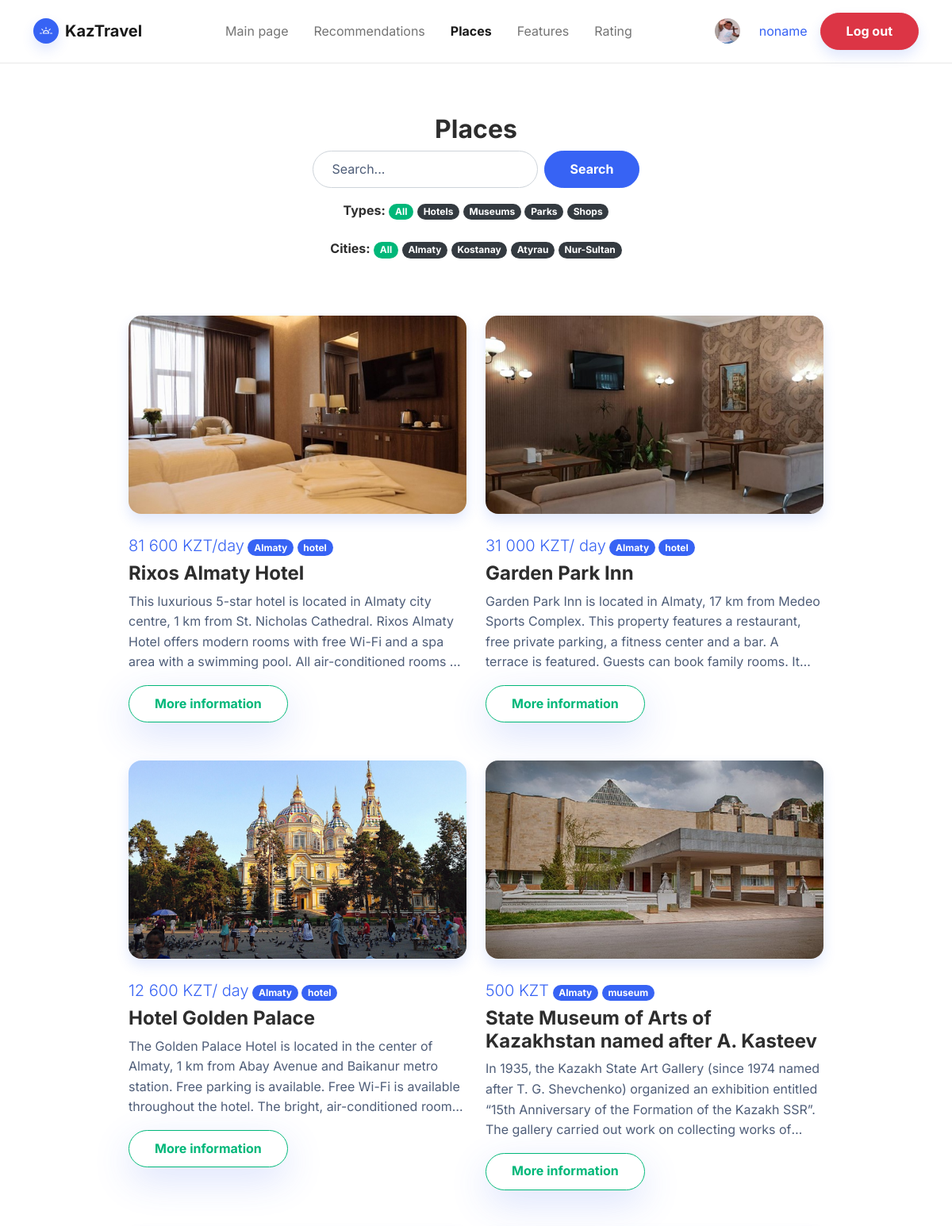
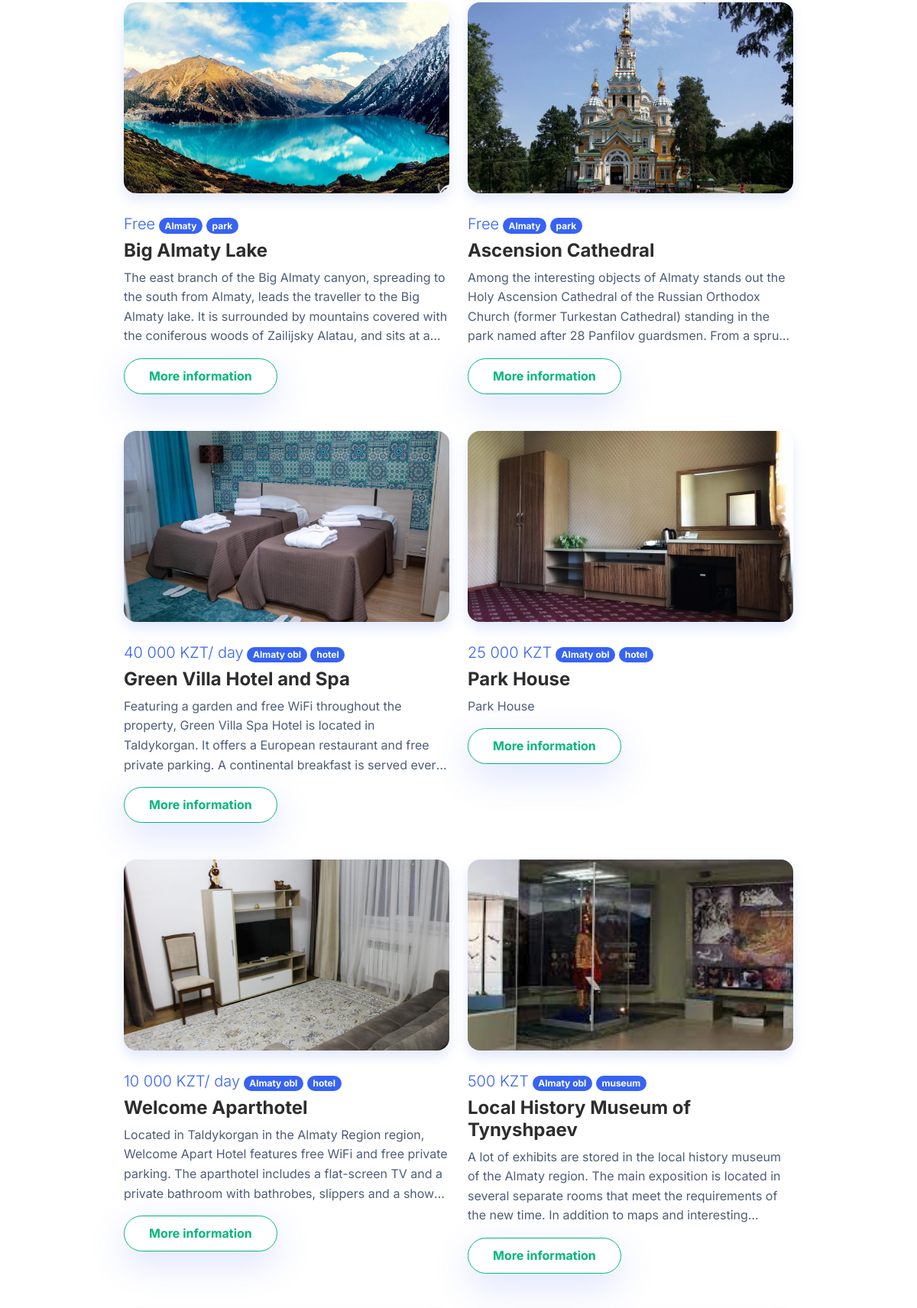
The page /places/ (signed in, upper part) on the database its author committed (2 pictures, top to bottom).
### project/models.py (models this page shows, shortened)
class Profile(models.Model):
    user = models.OneToOneField(User, on_delete=models.CASCADE)
    username = models.CharField(max_length=25, default='user')
    firstname = models.CharField(max_length=25, default='firstname', blank=False)
    lastname = models.CharField(max_length=25, default='lastname', blank=False)
    auth_token = models.CharField(max_length=100)
    is_verified = models.BooleanField(default=False)
    created_at = models.DateTimeField(auto_now_add=True)
    avatar = ImageField(verbose_name='Photo', null=True, max_length=100, upload_to='images/avatars', default='images/avatars/user.webp')

class Places(models.Model):
    name = models.TextField(verbose_name='Name:', max_length=300)
    description = models.TextField(verbose_name='Description:', max_length=1000)
    price = models.TextField(verbose_name='Price:', max_length=50)
    city = models.CharField(verbose_name='City', choices=City, max_length=40)
    type = models.CharField(verbose_name='Type', choices=Type, max_length=40)
    recommend_1 = models.BooleanField(default=False)
    recommend_2 = models.BooleanField(default=False)
    visits = models.IntegerField(default=0)
    pic = ImageField(verbose_name='Picture', null=True, blank=True, max_length=100, upload_to='images/places')
    class Meta:
        verbose_name = 'Place'
        verbose_name_plural = 'Places'

### project/views.py (the view)
# urls.py: path('places/', places, name="places"),
@login_required(login_url='/login/')
def places(request):
    template = 'places.html'
    context = {
        'places': Places.objects.all(),
        'profile': Profile.objects.filter(username=request.user.username).first()
    }
    return render(request, template, context)

### project/templates/places.html (shortened to what this page needs)
<!doctype html>
<html lang="en">
<head>
    {% load static %}
    <link href="https://cdn.jsdelivr.net/npm/bootstrap@5.1.3/dist/css/bootstrap.min.css" rel="stylesheet">
     <link href="{% static 'css/places.css' %}" rel="stylesheet" type="text/css">
     <link href="{% static 'css/bootstrap.min.css' %}" rel="stylesheet" type="text/css">
</head>
<body>
<nav class="navbar navbar-light navbar-expand-md fixed-top navbar-shrink py-3" id="mainNav">
    <div class="container"><a class="navbar-brand d-flex align-items-center" href="/"><span
            class="bs-icon-sm bs-icon-circle bs-icon-primary shadow d-flex justify-content-center align-items-center me-2 bs-icon"></span><span>KazTravel</span></a>
        <div class="collapse navbar-collapse" id="navcol-1">
            <ul class="navbar-nav mx-auto">
                <li class="nav-item"><a class="nav-link" href="/">Main page</a></li>
                <li class="nav-item"><a class="nav-link" href="/recommendations">Recommendations</a></li>
                <li class="nav-item"><a class="nav-link active" href="/places">Places</a></li>
                <li class="nav-item"><a class="nav-link" href="/#features">Features</a></li>
                <li class="nav-item"><a class="nav-link" href="/rating">Rating</a></li>
            </ul>
           {% if not request.user.is_authenticated%}
            <a class="btn btn-primary shadow" role="button" href="/register">Sign up</a>
            {% else %}
            <a title="My profile" href="/profile"><img style="margin-left: 15px;" src="{{MEDIA_URL}}{{ profile.avatar.url}}" alt="" width="32" height="32" class="rounded-circle me-2"></a>
            <a title="My profile" href="/profile"><span class="nav-link active">{{ request.user }}</span></a>
            <a class="btn btn-danger shadow" role="button" href="/logout">Log out</a>
            {% endif %}
        </div>
    </div>
</nav>
  <section class="py-5 mt-5">
    <div class="container py-5">
      <div class="row mb-5">
        <div class="col-md-8 col-xl-6 text-center mx-auto">
          <h2 class="fw-bold">Places</h2>
          <form class="d-flex justify-content-center flex-wrap search-form" method="GET">
            <div class="mb-3">
                <input class="form-control site-search" type="text" placeholder="Search..." style="border-radius: 30px;" id="site-search">
            </div>
            <div class="mb-3">
                <button class="btn btn-primary ms-2" href="/">Search</button>
            </div>
          </form>
            <div class="mb-3 type" id="type">
              <strong>Types:</strong>
              <span data-f="all" class="badge bg-success mb-2 cursor-link">All<br></span>
              <span data-f="hotels" class="badge bg-dark mb-2 cursor-link">Hotels<br></span>
              <span data-f="museums" class="badge bg-dark mb-2 cursor-link">Museums</span>
              <span data-f="parks" class="badge bg-dark mb-2 cursor-link">Parks</span>
              <span data-f="shops" class="badge bg-dark mb-2 cursor-link">Shops</span>
            </div>
            <div class="mb-3 city" id="city">
              <strong>Cities:</strong>
              <span data-f="All cities" class="badge bg-success mb-2 cursor-link">All<br></span>
              <span data-f="Almaty" class="badge bg-dark mb-2 cursor-link">Almaty<br></span>
              <span data-f="Kostanay" class="badge bg-dark mb-2 cursor-link">Kostanay</span>
              <span data-f="Atyrau" class="badge bg-dark mb-2 cursor-link">Atyrau</span>
              <span data-f="Nur-Sultan" class="badge bg-dark mb-2 cursor-link">Nur-Sultan</span></div>
        </div>
      </div>
      <div class="row row-cols-1 row-cols-md-2 mx-auto" style="max-width: 900px;">
        {% for i in places.all %}
        <div class="card-anim card-places col mb-4 title-place {{ i.type }}s {{ i.city }}" style="filter: blur(0px) brightness(100%);">
          <div>
            <img class="rounded img-fluid shadow w-100 fit-cover" src="{{MEDIA_URL}}{{ i.pic.url}}" style="height: 250px;">
            <div class="py-4">
              <span class="fs-5 fw-light text-primary d-xxl-flex justify-content-xxl-end" style="width: 412px;text-align: right;height: 0px;padding: 0px;transform: perspective(0px) scale(0.97);">{{ i.price }}</span>
              <span class="badge bg-primary mb-2">{{ i.city }}</span>
              <span class="badge bg-primary mb-2">{{ i.type }}</span>
              <h4 class="fw-bold">{{ i.name }}</h4>
              <p class="text-muted text-lim">{{ i.description }}</p>
              <a class="btn btn-outline-success shadow-lg d-xxl-flex justify-content-xxl-center align-items-xxl-center" role="button" href="{% url 'place_detail' i.id %}">More information</a>
            </div>
          </div>
        </div>
        {% endfor %}
      </div>
    </div>
  </section>
</body>
</html>

### project/static/css/places.css (style rules this page uses)
.text-lim { overflow: hidden; text-overflow: ellipsis; display: -moz-box; -moz-box-orient: vertical; display: -webkit-box; -webkit-line-clamp: 4; -webkit-box-orient: vertical; line-clamp: 4; box-orient: vertical; }
.cursor-link { cursor: pointer; }

### rows shown on the page
Profile: avatar (picture)
Places: pic (picture), price "81 600 KZT/day", city "Almaty", type "hotel", name "Rixos Almaty Hotel", description "This luxurious 5-star hotel is located in Almaty city centre, 1 km from St. Nicholas Cathedral. Rixos Almaty Hotel offers modern rooms with free Wi-Fi and a spa area with a swimming pool. All air-conditioned rooms…"
Places: pic (picture), price "31 000 KZT/ day", city "Almaty", type "hotel", name "Garden Park Inn", description "Garden Park Inn is located in Almaty, 17 km from Medeo Sports Complex. This property features a restaurant, free private parking, a fitness center and a bar. A terrace is featured. Guests can book family rooms.…"
Places: pic (picture), price "12 600 KZT/ day", city "Almaty", type "hotel", name "Hotel Golden Palace", description "The Golden Palace Hotel is located in the center of Almaty, 1 km from Abay Avenue and Baikanur metro station. Free parking is available. Free Wi-Fi is available throughout the hotel. The bright, air-conditioned…"
Places: pic (picture), price "500 KZT", city "Almaty", type "museum", name "State Museum of Arts of Kazakhstan named after A. Kasteev", description "In 1935, the Kazakh State Art Gallery (since 1974 named after T. G. Shevchenko) organized an exhibition entitled “15th Anniversary of the Formation of the Kazakh SSR”. The gallery carried out work on collecting works…"
Places: pic (picture), price "Free", city "Almaty", type "park", name "Big Almaty Lake", description "The east branch of the Big Almaty canyon, spreading to the south from Almaty, leads the traveller to the Big Almaty lake. It is surrounded by mountains covered with the coniferous woods of Zailijsky Alatau, and sits at…"
Places: pic (picture), price "Free", city "Almaty", type "park", name "Ascension Cathedral", description "Among the interesting objects of Almaty stands out the Holy Ascension Cathedral of the Russian Orthodox Church (former Turkestan Cathedral) standing in the park named after 28 Panfilov guardsmen. From a…"
Places: pic (picture), price "40 000 KZT/ day", city "Almaty obl", type "hotel", name "Green Villa Hotel and Spa", description "Featuring a garden and free WiFi throughout the property, Green Villa Spa Hotel is located in Taldykorgan. It offers a European restaurant and free private parking. A continental breakfast is served…"
Places: pic (picture), price "25 000 KZT", city "Almaty obl", type "hotel", name "Park House", description "Park House"
Places: pic (picture), price "10 000 KZT/ day", city "Almaty obl", type "hotel", name "Welcome Aparthotel", description "Located in Taldykorgan in the Almaty Region region, Welcome Apart Hotel features free WiFi and free private parking. The aparthotel includes a flat-screen TV and a private bathroom with bathrobes, slippers and a…"
Places: pic (picture), price "500 KZT", city "Almaty obl", type "museum", name "Local History Museum of Tynyshpaev", description "A lot of exhibits are stored in the local history museum of the Almaty region. The main exposition is located in several separate rooms that meet the requirements of the new time. In addition to maps and…"

### other values the page prints
{{ request.user }} "noname"
